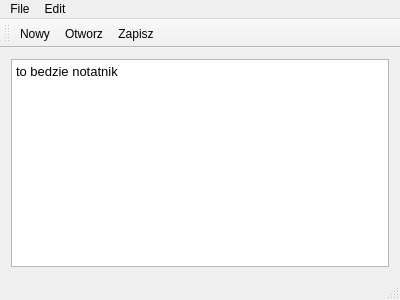
<?xml version="1.0" encoding="UTF-8"?>
<ui version="4.0">
 <class>MainWindow</class>
 <widget class="QMainWindow" name="MainWindow">
  <property name="geometry">
   <rect>
    <x>0</x>
    <y>0</y>
    <width>400</width>
    <height>300</height>
   </rect>
  </property>
  <property name="windowTitle">
   <string>Jakies okienko</string>
  </property>
  <widget class="QWidget" name="centralWidget">
   <layout class="QHBoxLayout" name="horizontalLayout">
    <item>
     <widget class="QTextEdit" name="textEdit">
      <property name="html">
       <string>&lt;!DOCTYPE HTML PUBLIC &quot;-//W3C//DTD HTML 4.0//EN&quot; &quot;http://www.w3.org/TR/REC-html40/strict.dtd&quot;&gt;
&lt;html&gt;&lt;head&gt;&lt;meta name=&quot;qrichtext&quot; content=&quot;1&quot; /&gt;&lt;style type=&quot;text/css&quot;&gt;
p, li { white-space: pre-wrap; }
&lt;/style&gt;&lt;/head&gt;&lt;body style=&quot; font-family:'Liberation Sans'; font-size:10pt; font-weight:400; font-style:normal;&quot;&gt;
&lt;p style=&quot; margin-top:0px; margin-bottom:0px; margin-left:0px; margin-right:0px; -qt-block-indent:0; text-indent:0px;&quot;&gt;to bedzie notatnik&lt;/p&gt;&lt;/body&gt;&lt;/html&gt;</string>
      </property>
     </widget>
    </item>
   </layout>
  </widget>
  <widget class="QMenuBar" name="menuBar">
   <property name="geometry">
    <rect>
     <x>0</x>
     <y>0</y>
     <width>400</width>
     <height>20</height>
    </rect>
   </property>
   <widget class="QMenu" name="menuFile">
    <property name="title">
     <string>File</string>
    </property>
    <addaction name="separator"/>
    <addaction name="actionNowy"/>
    <addaction name="separator"/>
    <addaction name="actionOtworz"/>
    <addaction name="actionZapisz_2"/>
   </widget>
   <widget class="QMenu" name="menuEdit">
    <property name="title">
     <string>Edit</string>
    </property>
    <addaction name="actioncut"/>
    <addaction name="actioncopy"/>
    <addaction name="actionpaste"/>
    <addaction name="actionundo"/>
    <addaction name="actionredo"/>
   </widget>
   <addaction name="menuFile"/>
   <addaction name="menuEdit"/>
  </widget>
  <widget class="QToolBar" name="mainToolBar">
   <attribute name="toolBarArea">
    <enum>TopToolBarArea</enum>
   </attribute>
   <attribute name="toolBarBreak">
    <bool>false</bool>
   </attribute>
   <addaction name="actionNowy"/>
   <addaction name="actionOtworz"/>
   <addaction name="actionZapisz"/>
  </widget>
  <widget class="QStatusBar" name="statusBar"/>
  <action name="actionZapisz">
   <property name="text">
    <string>Zapisz</string>
   </property>
  </action>
  <action name="actionNowy">
   <property name="text">
    <string>Nowy</string>
   </property>
  </action>
  <action name="actionOtworz">
   <property name="text">
    <string>Otworz</string>
   </property>
  </action>
  <action name="actionZapisz_2">
   <property name="text">
    <string>Zapisz</string>
   </property>
  </action>
  <action name="actioncut">
   <property name="text">
    <string>cut</string>
   </property>
   <property name="toolTip">
    <string>cut</string>
   </property>
  </action>
  <action name="actioncopy">
   <property name="text">
    <string>copy</string>
   </property>
  </action>
  <action name="actionpaste">
   <property name="text">
    <string>paste</string>
   </property>
  </action>
  <action name="actionundo">
   <property name="text">
    <string>undo</string>
   </property>
  </action>
  <action name="actionredo">
   <property name="text">
    <string>redo</string>
   </property>
  </action>
 </widget>
 <layoutdefault spacing="6" margin="11"/>
 <resources/>
 <connections/>
</ui>
